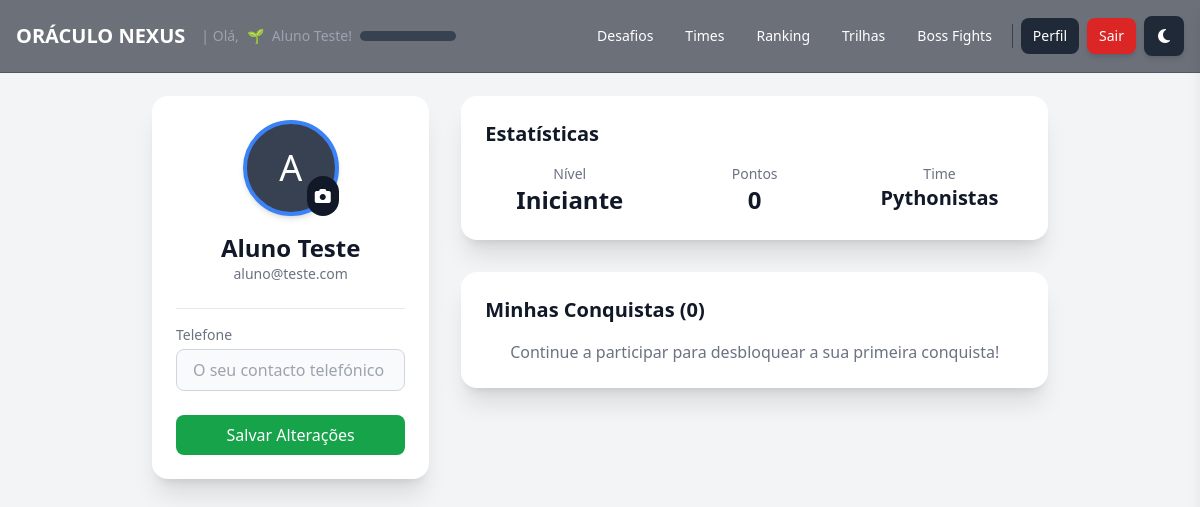
The app's page /profile (signed in) with its own data.
### app.py (models this page shows, shortened)
class Level(db.Model):
    id = db.Column(db.Integer, primary_key=True)
    name = db.Column(db.String(50), unique=True, nullable=False)
    min_points = db.Column(db.Integer, unique=True, nullable=False, index=True)
    insignia = db.Column(db.String(255), nullable=True)  # URL ou emoji

class User(UserMixin, db.Model):
    id = db.Column(db.Integer, primary_key=True)
    name = db.Column(db.String(100), nullable=False)
    email = db.Column(db.String(100), unique=True, nullable=False)
    password = db.Column(db.String(200), nullable=False)
    is_admin = db.Column(db.Boolean, default=False)
    phone = db.Column(db.String(20))
    registered_at = db.Column(db.DateTime, default=datetime.utcnow)
    last_login = db.Column(db.DateTime)
    points = db.Column(db.Integer, default=0)
    level_id = db.Column(db.Integer, db.ForeignKey('level.id'), nullable=True)
    level = db.relationship('Level', backref='users')
    team_id = db.Column(db.Integer, db.ForeignKey('team.id'), nullable=True)
    avatar_url = db.Column(db.String(255), nullable=True)

class Team(db.Model):
    id = db.Column(db.Integer, primary_key=True)
    name = db.Column(db.String(100), unique=True, nullable=False)
    owner_id = db.Column(db.Integer, db.ForeignKey('user.id'), nullable=False)
    created_at = db.Column(db.DateTime, default=datetime.utcnow)
    owner = db.relationship('User', foreign_keys=[owner_id])
    members = db.relationship('User', foreign_keys='User.team_id', backref='team', lazy='dynamic')

### app.py (the view, shortened to what this page needs)
@app.route('/profile', methods=['GET', 'POST'])
@login_required
def profile():
    return render_template('profile.html')

### app.py (called while the page is built)
@login_manager.user_loader
def load_user(user_id):
    return User.query.get(int(user_id))

@app.context_processor
def inject_user_gamification_data():
    if current_user.is_authenticated and current_user.level:
        return dict(user_level_insignia=current_user.level.insignia)
    return dict(user_level_insignia='')

@app.context_processor
def inject_gamification_progress():
    if not current_user.is_authenticated:
        return {}
    progress_data = {'percentage': 0, 'next_level_points': None}
    if current_user.level:
        current_level = current_user.level
        next_level = Level.query.filter(Level.min_points > current_level.min_points).order_by(Level.min_points.asc()).first()
        if next_level:
            points_for_level = next_level.min_points - current_level.min_points
            points_achieved = current_user.points - current_level.min_points
            progress_data['percentage'] = max(0, min(100, (points_achieved / points_for_level) * 100 if points_for_level > 0 else 100))
            progress_data['next_level_points'] = next_level.min_points
        else:
            progress_data['percentage'] = 100
    return dict(progress=progress_data)

### templates/profile.html (shortened to what this page needs)
{% extends "base_user.html" %}
{% block content %}
<div class="w-full max-w-4xl mx-auto space-y-8">
    <div class="grid grid-cols-1 lg:grid-cols-3 gap-8">
        <div class="lg:col-span-1 bg-white dark:bg-gray-800 p-6 rounded-2xl shadow-xl h-fit">
            <form method="POST" action="{{ url_for('profile') }}" enctype="multipart/form-data" class="space-y-6">
                <div class="text-center">
                    <div class="relative w-24 h-24 mx-auto">
                        {% if current_user.avatar_url %}
                            <img src="{{ current_user.avatar_url }}" alt="Avatar do Utilizador" class="w-24 h-24 rounded-full object-cover border-4 border-blue-500 shadow-md">
                        {% else %}
                            <div class="w-24 h-24 rounded-full bg-gray-700 flex items-center justify-center text-4xl text-white border-4 border-blue-500 shadow-md">
                                {{ current_user.name[0]|upper }}
                            </div>
                        {% endif %}
                        <label for="avatar" class="absolute bottom-0 right-0 bg-gray-900 p-2 rounded-full cursor-pointer hover:bg-gray-700 transition" title="Mudar avatar">
                            <i class="fas fa-camera text-white"></i>
                        </label>
                    </div>
                    <h2 class="mt-4 text-2xl font-bold text-gray-900 dark:text-white">{{ current_user.name }}</h2>
                    <p class="text-sm text-gray-500 dark:text-gray-400">{{ current_user.email }}</p>
                </div>
                <div class="space-y-4 pt-4 border-t dark:border-gray-700">
                    <div>
                        <label for="phone" class="block text-sm font-medium text-gray-500 dark:text-gray-400">Telefone</label>
                        <input type="text" id="phone" name="phone" value="{{ current_user.phone or '' }}" class="mt-1 block w-full px-4 py-2 bg-gray-50 dark:bg-gray-700 border border-gray-300 dark:border-gray-600 rounded-lg" placeholder="O seu contacto telefónico">
                    </div>
                </div>
                <button type="submit" class="w-full py-2 px-4 rounded-lg font-medium text-white bg-green-600 hover:bg-green-700 transition">
                    Salvar Alterações
                </button>
            </form>
        </div>
        <div class="lg:col-span-2 space-y-8">
            <div class="bg-white dark:bg-gray-800 p-6 rounded-2xl shadow-xl">
                 <h3 class="text-xl font-bold mb-4">Estatísticas</h3>
                <div class="grid grid-cols-1 sm:grid-cols-3 gap-4 text-center">
                    <div>
                        <label class="block text-sm font-medium text-gray-500 dark:text-gray-400">Nível</label>
                        <p class="text-2xl font-bold">{{ current_user.level.name if current_user.level else 'N/A' }}</p>
                    </div>
                    <div>
                        <label class="block text-sm font-medium text-gray-500 dark:text-gray-400">Pontos</label>
                        <p class="text-2xl font-bold">{{ current_user.points }}</p>
                    </div>
                    <div>
                        <label class="block text-sm font-medium text-gray-500 dark:text-gray-400">Time</label>
                        {% if current_user.team %}
                            <p class="text-xl font-bold">{{ current_user.team.name }}</p>
                        {% else %}
                            <a href="{{ url_for('teams_list') }}" class="text-sm text-blue-500 hover:underline mt-2 inline-block">Junte-se a um time!</a>
                        {% endif %}
                    </div>
                </div>
            </div>
            <div class="bg-white dark:bg-gray-800 p-6 rounded-2xl shadow-xl">
                <h3 class="text-xl font-bold mb-4">Minhas Conquistas ({{ current_user.achievements|length }})</h3>
                <div class="grid grid-cols-2 sm:grid-cols-3 md:grid-cols-4 gap-4">
                    {% for user_achievement in current_user.achievements %}
                        <div class="text-center p-4" title="{{ user_achievement.achievement.description }}">
                            {% if user_achievement.achievement.icon %}
                                <img src="{{ user_achievement.achievement.icon }}" alt="{{ user_achievement.achievement.name }}" class="w-16 h-16 rounded-full mx-auto object-cover transition-transform duration-300 hover:scale-110">
                            {% else %}
                                <div class="w-16 h-16 rounded-full mx-auto bg-gray-700 flex items-center justify-center">
                                    <i class="fas fa-star fa-2x text-yellow-500"></i>
                                </div>
                            {% endif %}
                            <p class="mt-2 text-sm font-semibold">{{ user_achievement.achievement.name }}</p>
                        </div>
                    {% else %}
                        <p class="col-span-full text-center text-gray-500 dark:text-gray-400">Continue a participar para desbloquear a sua primeira conquista!</p>
                    {% endfor %}
                </div>
            </div>
        </div>
    </div>
</div>
{% endblock %}

### templates/base_user.html (shortened to what this page needs)
<!DOCTYPE html>
<html lang="pt-BR" class="">
<head>
    <script src="https://cdn.tailwindcss.com"></script>
    <link href="{{ url_for('static', filename='styles.css') }}" rel="stylesheet">
    <link rel="stylesheet" href="https://cdnjs.cloudflare.com/ajax/libs/font-awesome/6.4.2/css/all.min.css">
</head>
<body class="bg-gray-100 dark:bg-gray-900 text-gray-900 dark:text-gray-100 flex flex-col min-h-screen font-sans">
    <header class="fixed top-0 left-0 right-0 z-20 bg-gray-900/60 backdrop-blur-lg border-b border-gray-700/50 p-4 flex justify-between items-center text-white">
        <div class="flex items-center space-x-4">
            <a href="{{ url_for('index') }}" class="text-xl font-bold hover:text-gray-300 transition">ORÁCULO NEXUS</a>
            <div class="text-sm text-gray-400 hidden lg:flex items-center space-x-2">
                <span>| Olá,</span>
                {% if current_user.level and current_user.level.insignia %}
                    {% if 'cloudinary' in current_user.level.insignia %}
                        <img src="{{ current_user.level.insignia }}" alt="{{ current_user.level.name }}" class="w-5 h-5 rounded-full inline-block">
                    {% else %}
                        <span>{{ current_user.level.insignia }}</span>
                    {% endif %}
                {% endif %}
                <span>{{ current_user.name }}!</span>
                <div class="w-24 bg-gray-700 rounded-full h-2.5 ml-2" title="{{ progress.percentage|round(1) }}%">
                </div>
            </div>
        </div>
        <nav class="hidden md:flex items-center space-x-2">
            <a href="{{ url_for('list_challenges') }}" class="text-sm px-3 py-2 rounded-lg hover:bg-gray-700 transition">Desafios</a>
            <a href="{{ url_for('teams_list') }}" class="text-sm px-3 py-2 rounded-lg hover:bg-gray-700 transition">Times</a>
            <a href="{{ url_for('ranking') }}" class="text-sm px-3 py-2 rounded-lg hover:bg-gray-700 transition">Ranking</a>
            <a href="{{ url_for('list_paths') }}" class="text-sm px-3 py-2 rounded-lg hover:bg-gray-700 transition">Trilhas</a>
            <a href="{{ url_for('list_boss_fights') }}" class="text-sm px-3 py-2 rounded-lg hover:bg-gray-700 transition">Boss Fights</a>
            <a href="{{ url_for('profile') }}" class="text-sm px-3 py-2 bg-gray-800 text-white rounded-lg hover:bg-gray-700 transition">Perfil</a>
            <a href="{{ url_for('logout') }}" class="text-sm px-3 py-2 bg-red-600 text-white rounded-lg hover:bg-red-500 transition shadow-md">Sair</a>
            <button id="theme-toggle" title="Alternar tema" class="w-10 h-10 flex items-center justify-center bg-gray-800 rounded-lg hover:bg-gray-700 transition shadow-md">
                <i class="fas fa-moon"></i>
            </button>
        </nav>
    </header>
    <main class="flex-1 flex flex-col items-center pt-24 pb-4 px-4 w-full">
        {% block content %}{% endblock %}
    </main>
</body>
</html>

### static/styles.css (style rules this page uses)
:root { --primary-500: #3b82f6; --primary-600: #2563eb; --success-500: #10b981; --error-500: #ef4444; --bg-light-primary: #f3f4f6; --bg-light-secondary: #ffffff; --bg-light-tertiary: #f9fafb; --text-light-primary: #111827; --text-light-secondary: #6b7280; --border-light: #e5e7eb; --chat-user-bubble-bg: linear-gradient(135deg, #3b82f6, #60a5fa); --chat-bot-bubble-bg: #f3f4f6; --chat-welcome-bubble-bg: #eef2ff; --font-family-base: 'Inter', -apple-system, BlinkMacSystemFont, 'Segoe UI', Roboto, sans-serif; }
*, *::before, *::after { box-sizing: border-box; margin: 0; padding: 0; }
html { scroll-behavior: smooth; }
body { font-family: var(--font-family-base); line-height: 1.6; background-color: var(--bg-light-primary); color: var(--text-light-primary); transition: background-color 0.3s, color 0.3s; }

### records on screen
Level: level.insignia "🌱", level "Iniciante"
User: name "Aluno Teste", name "A", email "aluno@teste.com", points "0"
Team: team.name "Pythonistas"

### other values on screen
{{ current_user.achievements|length }} "0"
